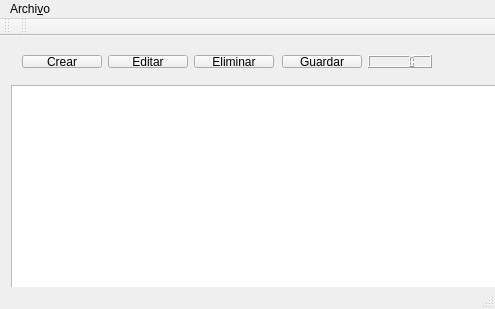
<?xml version="1.0" encoding="UTF-8"?>
<ui version="4.0">
 <class>MainWindow</class>
 <widget class="QMainWindow" name="MainWindow">
  <property name="geometry">
   <rect>
    <x>0</x>
    <y>0</y>
    <width>495</width>
    <height>309</height>
   </rect>
  </property>
  <property name="windowTitle">
   <string>MainWindow</string>
  </property>
  <widget class="QWidget" name="centralWidget">
   <widget class="QTableWidget" name="tableWidget">
    <property name="geometry">
     <rect>
      <x>11</x>
      <y>49</y>
      <width>640</width>
      <height>480</height>
     </rect>
    </property>
    <property name="minimumSize">
     <size>
      <width>640</width>
      <height>480</height>
     </size>
    </property>
    <property name="sizeAdjustPolicy">
     <enum>QAbstractScrollArea::AdjustToContents</enum>
    </property>
    <property name="editTriggers">
     <set>QAbstractItemView::NoEditTriggers</set>
    </property>
    <property name="showDropIndicator" stdset="0">
     <bool>false</bool>
    </property>
    <property name="dragDropOverwriteMode">
     <bool>false</bool>
    </property>
    <property name="alternatingRowColors">
     <bool>true</bool>
    </property>
    <property name="selectionMode">
     <enum>QAbstractItemView::SingleSelection</enum>
    </property>
    <property name="selectionBehavior">
     <enum>QAbstractItemView::SelectRows</enum>
    </property>
    <property name="sortingEnabled">
     <bool>true</bool>
    </property>
   </widget>
   <widget class="QWidget" name="layoutWidget">
    <property name="geometry">
     <rect>
      <x>11</x>
      <y>8</y>
      <width>432</width>
      <height>35</height>
     </rect>
    </property>
    <layout class="QHBoxLayout" name="horizontalLayout">
     <property name="sizeConstraint">
      <enum>QLayout::SetNoConstraint</enum>
     </property>
     <item>
      <widget class="QPushButton" name="crearButton">
       <property name="text">
        <string>Crear</string>
       </property>
      </widget>
     </item>
     <item>
      <widget class="QPushButton" name="editarButton">
       <property name="text">
        <string>Editar</string>
       </property>
      </widget>
     </item>
     <item>
      <widget class="QPushButton" name="eliminarButton">
       <property name="text">
        <string>Eliminar</string>
       </property>
      </widget>
     </item>
     <item>
      <spacer name="horizontalSpacer">
       <property name="orientation">
        <enum>Qt::Horizontal</enum>
       </property>
       <property name="sizeHint" stdset="0">
        <size>
         <width>40</width>
         <height>20</height>
        </size>
       </property>
      </spacer>
     </item>
     <item>
      <widget class="QPushButton" name="guardarButton">
       <property name="text">
        <string>Guardar</string>
       </property>
      </widget>
     </item>
     <item>
      <widget class="QLCDNumber" name="lcdNumber"/>
     </item>
    </layout>
   </widget>
  </widget>
  <widget class="QMenuBar" name="menuBar">
   <property name="geometry">
    <rect>
     <x>0</x>
     <y>0</y>
     <width>495</width>
     <height>29</height>
    </rect>
   </property>
   <widget class="QMenu" name="menuArchivo">
    <property name="title">
     <string>Archi&amp;vo</string>
    </property>
    <addaction name="actionAbrir"/>
    <addaction name="actionGuardar"/>
   </widget>
   <addaction name="menuArchivo"/>
  </widget>
  <widget class="QToolBar" name="mainToolBar">
   <attribute name="toolBarArea">
    <enum>TopToolBarArea</enum>
   </attribute>
   <attribute name="toolBarBreak">
    <bool>false</bool>
   </attribute>
  </widget>
  <widget class="QStatusBar" name="statusBar"/>
  <widget class="QToolBar" name="toolBar">
   <property name="windowTitle">
    <string>toolBar</string>
   </property>
   <attribute name="toolBarArea">
    <enum>TopToolBarArea</enum>
   </attribute>
   <attribute name="toolBarBreak">
    <bool>false</bool>
   </attribute>
  </widget>
  <action name="actionAbrir">
   <property name="icon">
    <iconset resource="resources.qrc">
     <normaloff>:/fileopen.svg</normaloff>:/fileopen.svg</iconset>
   </property>
   <property name="text">
    <string>&amp;Abrir</string>
   </property>
  </action>
  <action name="actionGuardar">
   <property name="icon">
    <iconset resource="resources.qrc">
     <normaloff>:/filesave.svg</normaloff>:/filesave.svg</iconset>
   </property>
   <property name="text">
    <string>&amp;Guardar</string>
   </property>
  </action>
 </widget>
 <layoutdefault spacing="6" margin="11"/>
 <resources>
  <include location="resources.qrc"/>
 </resources>
 <connections/>
</ui>
